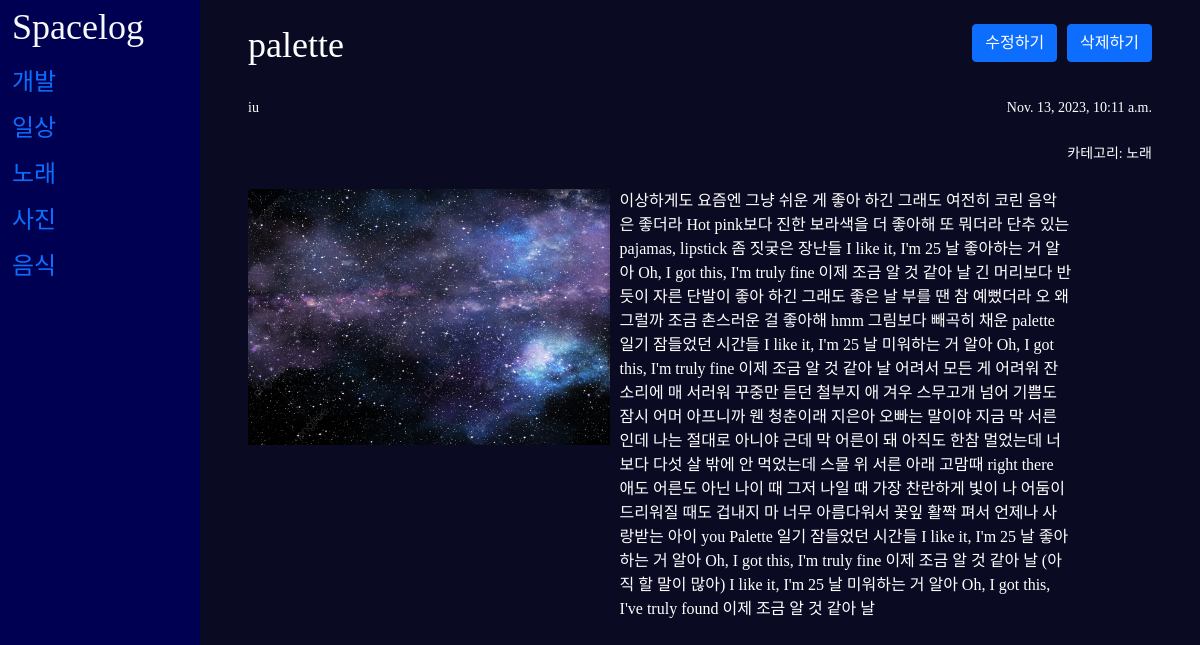
/4, run on the app's committed database.
### space/models.py (models this page shows, shortened)
class Category(models.Model):
    name = models.CharField(max_length=100)
    def __str__(self):
        return self.name

class Space(models.Model):
    title = models.CharField(max_length=200)
    author = models.CharField(max_length=100)
    context = models.TextField()
    create_date = models.DateTimeField(auto_now_add=True)
    image = models.ImageField(upload_to='images/', blank=True, null=True)
    category = models.ForeignKey(Category, on_delete=models.SET_NULL, null=True, blank=True)

### space/views.py (the view)
# urls.py: path('<str:id>', detail, name="detail"),
def detail(request, id):
    space = get_object_or_404(Space, pk=id)
    categories = Category.objects.all()  # 카테고리 목록 가져오기
    return render(request, 'space/space_detail.html', {'space': space, 'categories': categories})

### space/templates/space/space_detail.html (shortened to what this page needs)
{% extends 'space/base.html' %}
{% block content %}
<head>
</head>
<body>
    <div class="post-details">
        <div class="post-header">
            <h1>{{ space.title }}</h1>
            <div class="edit-delete-buttons">
                <form action="{% url 'edit' space.id %}">
                    <button class="btn btn-primary" type="submit">수정하기</button>
                </form>
                <form action="{% url 'delete' space.id %}">
                    <button class="btn btn-primary" type="submit">삭제하기</button>
                </form>
            </div>
        </div>
        <div class="post-header">
            <p class="author">{{ space.author }}</p>
            <p class="create-date">{{ space.create_date }}</p>
            </div>
        <div class="post-header">
            <p class="category">카테고리: {{ space.category }}</p>
</div>
        <div class="post-body">
            <div class="image-content">
                {% if space.image %}
                    <img src="{{ space.image.url }}" alt="{{ space.title }} 이미지">
                {% endif %}
            </div>
            <div class="text-content">
                <p>{{ space.context }}</p>
            </div>
        </div>
    </div>
</body>
{% endblock %}

### space/templates/space/base.html (shortened to what this page needs)
{% load static %}
<!DOCTYPE html>
<html lang="en">
<head>
    <link href="https://cdn.jsdelivr.net/npm/bootstrap@5.0.1/dist/css/bootstrap.min.css" rel="stylesheet">
    <link href="{% static 'css/style.css' %}" rel="stylesheet">
</head>
<body>
<div class="container-fluid">
    <div class="row">
        <nav class="col-md-2 col-lg-2 d-md-block bg-secondary sidebar">
            <a href="{% url 'home' %}" class="mt-3 mb-3 text-light">Spacelog</a>
            <div class="category-menu">
                <ul class="list-unstyled">
                    {% for category in categories %}
                        <li class="category-item">
                            <a href="{% url 'category_posts' category.id %}">{{ category.name }}</a>
                        </li>
                    {% endfor %}
                </ul>
            </div>
        </nav>
        <main class="col-md-10 ms-sm-auto col-lg-10 px-md-4 mt-4">
            <div class="container-fluid">
                {% block content %}
                {% endblock %}
            </div>
        </main>
    </div>
</div>
</body>
</html>

### space/static/css/style.css (style rules this page uses)
* { font-family: 'HakgyoansimWoojuR'; }
.sidebar { background-color: #000052 !important; }
.sidebar { display: flex; flex-direction: column; align-items: center; justify-content: center; height: 100vh; background-color: #000052; }
.category-item { margin-top: 10px; }
.sidebar a { font-size: 36px; }
.category-item a { font-size: 24px; }
.sidebar a, .category-item a { text-decoration: none; }
body { background-color: #0a0a23; color: #fff; font-family: 'Arial', sans-serif; }
h1 { margin-top: 0; display: flex; justify-content: space-between; align-items: center; }

### space/templates/space/space_detail.html (style rules this page uses)
.post-details { display: flex; flex-direction: column; align-items: flex-start; }
.post-header { margin-bottom: 20px; display: flex; justify-content: space-between; align-items: flex-start; width: 100%; }
.post-header h1 { font-size: 36px; margin-bottom: 10px; text-overflow:nowrapp; }
.post-header p { font-size: 14px; margin-bottom: 5px; }
.edit-delete-buttons { display: flex; justify-content: flex-end; align-items: flex-start; width: 100%; }
.edit-delete-buttons form { margin-left: 10px; }
.post-body { display: flex; width: 100%; }
.image-content { width: 40%; height: auto; }
.image-content img { width: 100%; height: auto; }
.text-content { width: 50%; margin-left: 10px; }

### data on the page
Category: name "개발"
Category: name "일상"
Category: name "노래"
Category: name "사진"
Category: name "음식"
Space: title "palette", author "iu", create_date "Nov. 13, 2023, 10:11 a.m.", category "노래", image (picture), context "이상하게도 요즘엔 그냥 쉬운 게 좋아 하긴 그래도 여전히 코린 음악은 좋더라 Hot pink보다 진한 보라색을 더 좋아해 또 뭐더라 단추 있는 pajamas, lipstick 좀 짓궂은 장난들 I like it, I'm 25 날 좋아하는 거 알아 Oh, I got this, I'm truly fine 이제 조금 알 것 같아 날 긴 머리보다 반듯이 자른 단발이 좋아 하긴 그래도 좋은 날 부를 땐 참 예뻤더라 오 왜 그럴까 조금 촌스러운 걸 좋아해 hmm 그림보다 빼곡히 채운 palette 일기 잠들었던 시간들 I like it, I'm 25 날 미워하는 거 알아 Oh, I got this, I'm truly fine 이제 조금 알 것 같아 날 어려서 모든 게 어려워 잔소리에 매 서러워 꾸중만 듣던 철부지 애 겨우 스무고개 넘어 기쁨도 잠시 어머 아프니까 웬 청춘이래 지은아 오빠는 말이야 지금 막 서른인데 나는 절대로 아니야 근데 막 어른이 돼 아직도 한참 멀었는데 너보다 다섯 살 밖에 안 먹었는데 스물 위 서른 아래 고맘때 right there 애도 어른도 아닌 나이 때 그저 나일 때 가장 찬란하게 빛이 나 어둠이 드리워질 때도 겁내지 마 너무 아름다워서 꽃잎 활짝 펴서 언제나 사랑받는 아이 you Palette 일기 잠들었던 시간들 I like it, I'm 25 날 좋아하는 거 알아 Oh, I got this, I'm truly…"
